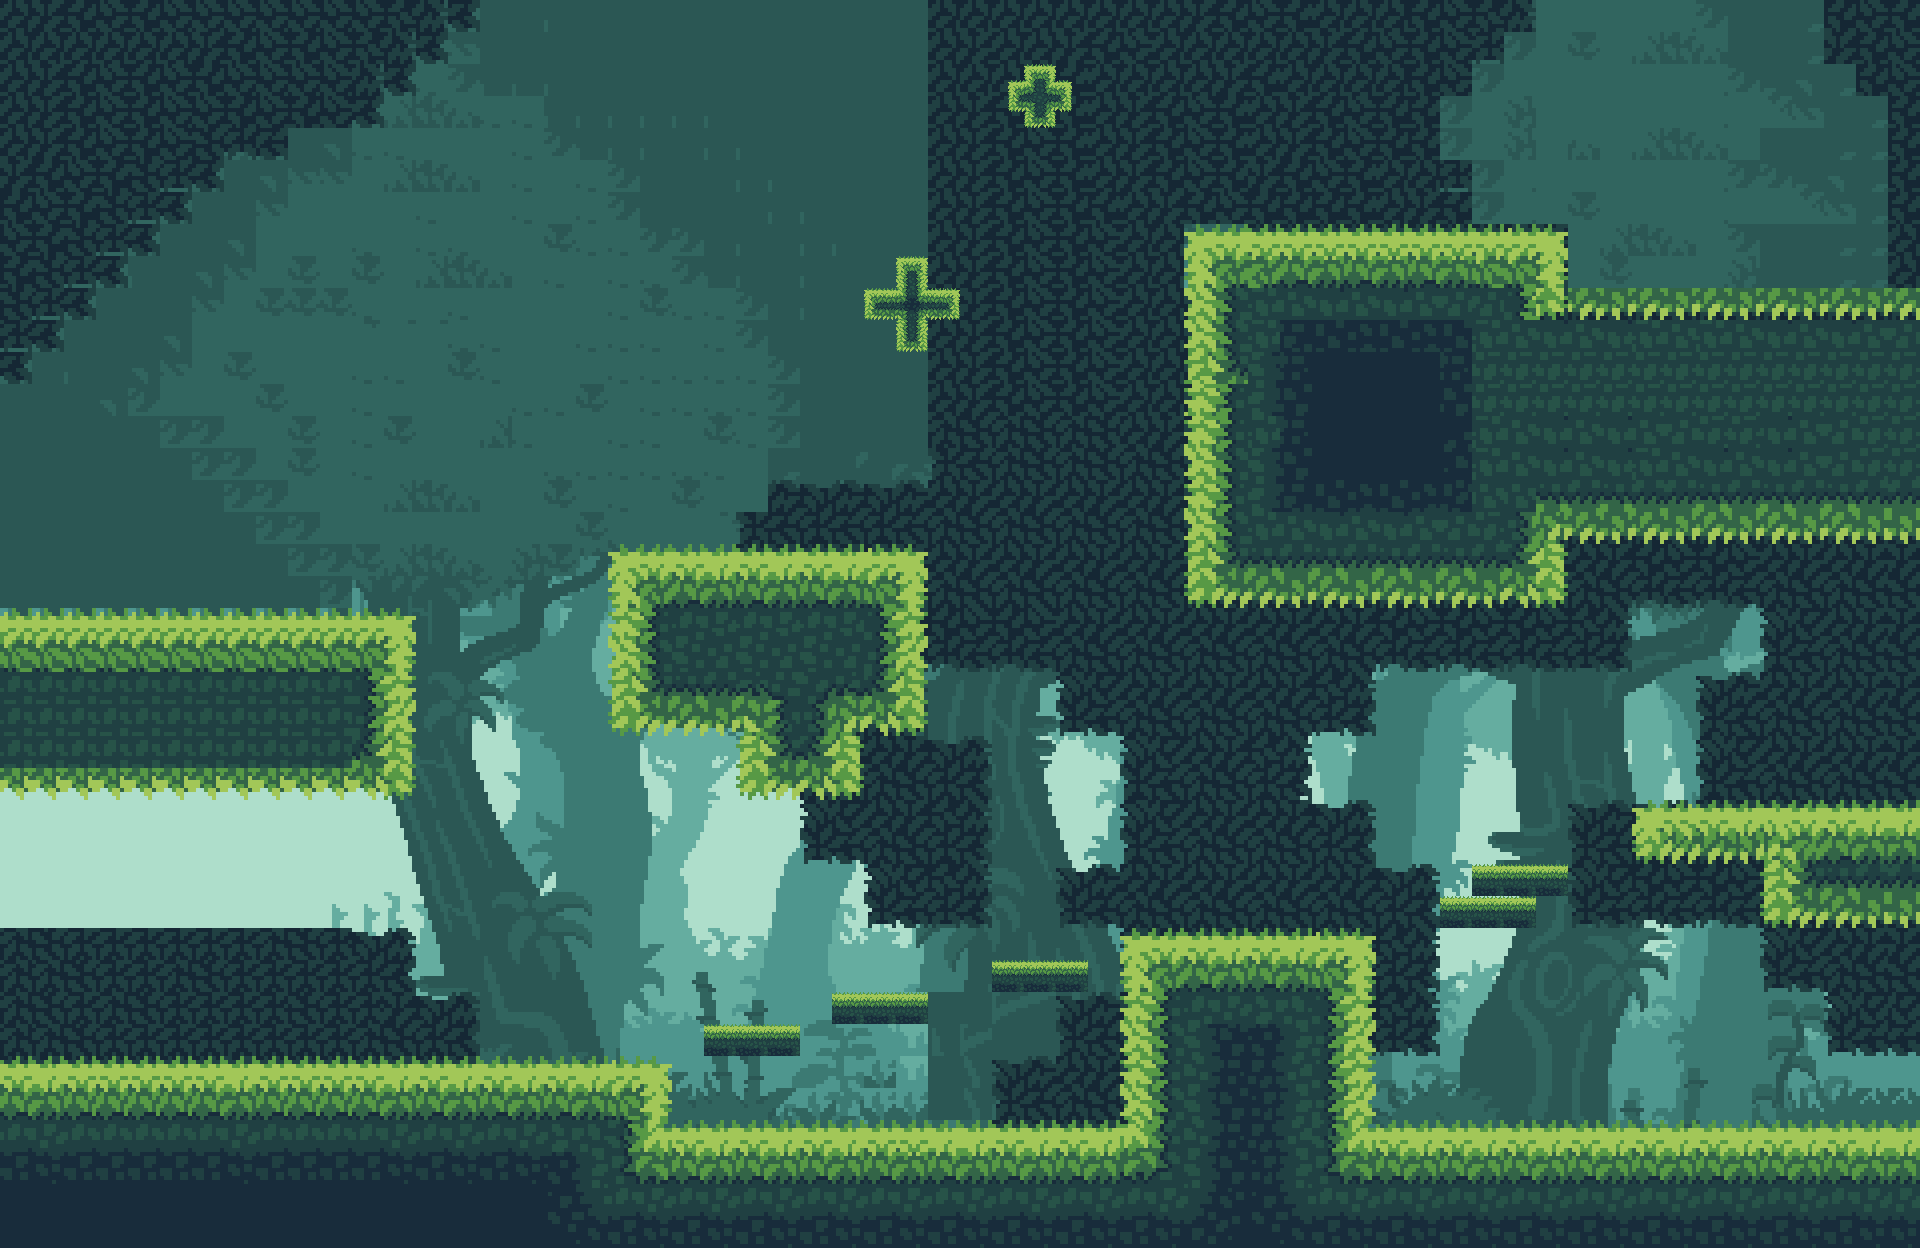

Below is a game level as drawn by its tile map, then a one-line description and the .tmx that defines it (tile-layer data replaced by summaries):
An orthogonal 60x39 tile map with 32x32 px tiles, 2 tile layers (Tile Layer 1, Tile Layer 2), 2 tilesets.

<map version="1.10" tiledversion="1.10.1" orientation="orthogonal" renderorder="right-down" width="60" height="39" tilewidth="32" tileheight="32" infinite="0" nextlayerid="3" nextobjectid="1">
 <tileset firstgid="1" source="mockup.tsx" />
 <tileset firstgid="1249" source="jungle tileset.tsx" />
 <layer id="1" name="Tile Layer 1" width="60" height="39">
  <data>[2340 cells, 1911 non-empty, 1173 distinct tile ids]</data>
 </layer>
 <layer id="2" name="Tile Layer 2" width="60" height="39">
  <data>[2340 cells, 461 non-empty, 62 distinct tile ids]</data>
 </layer>
</map>
